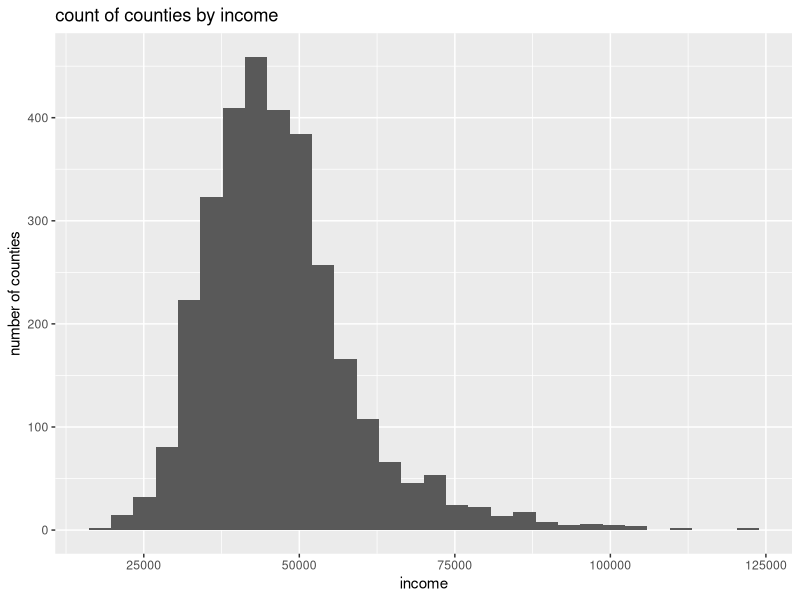
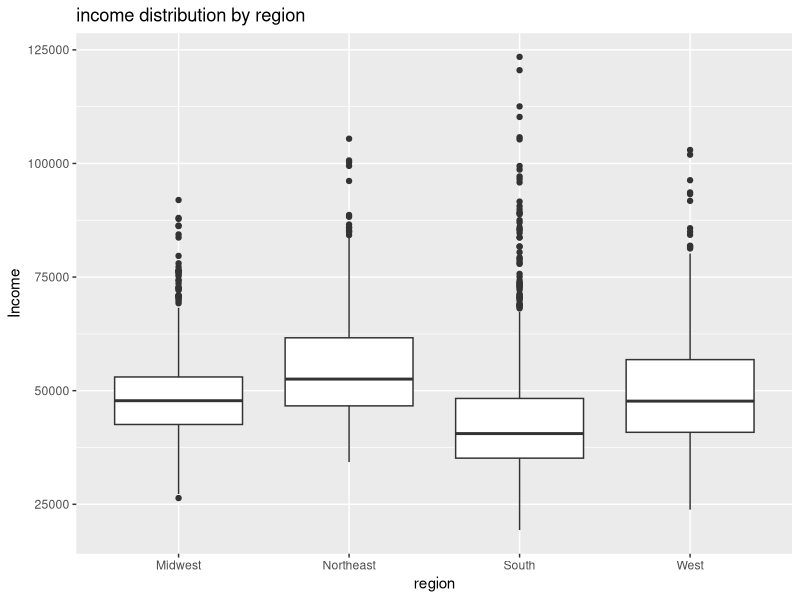
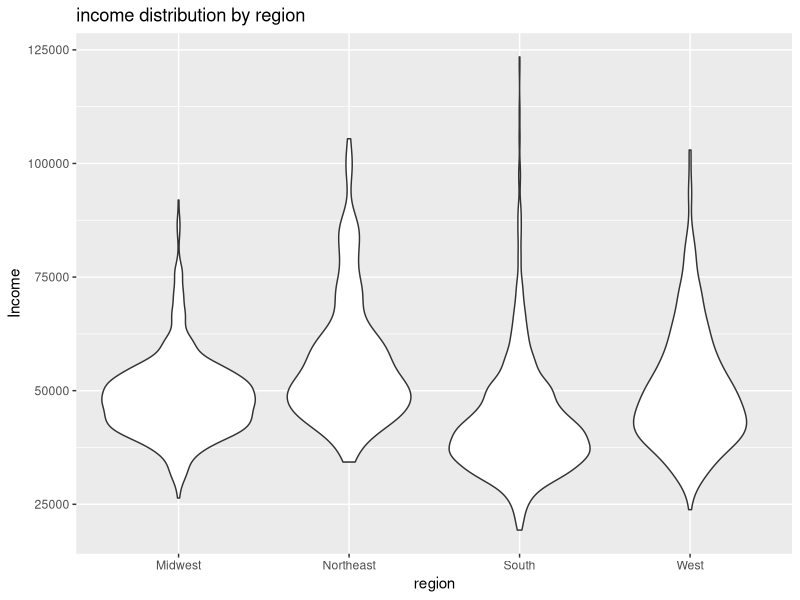
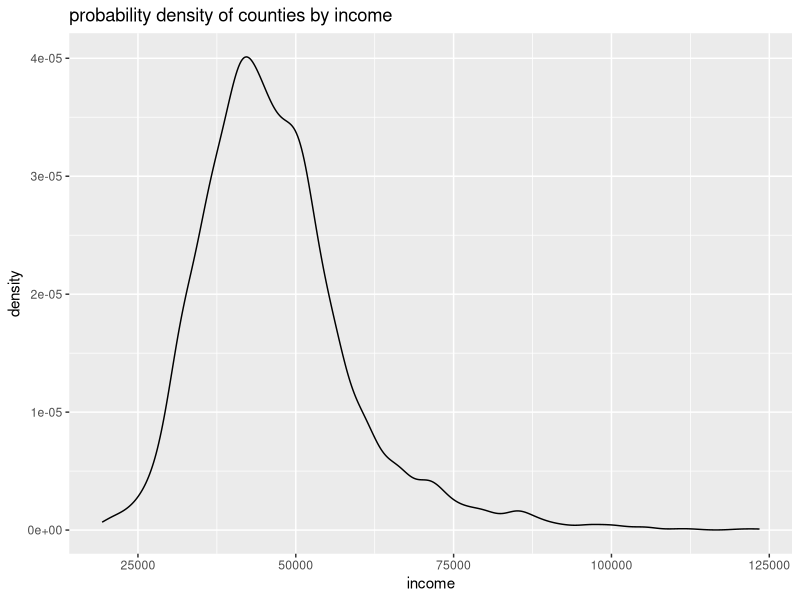
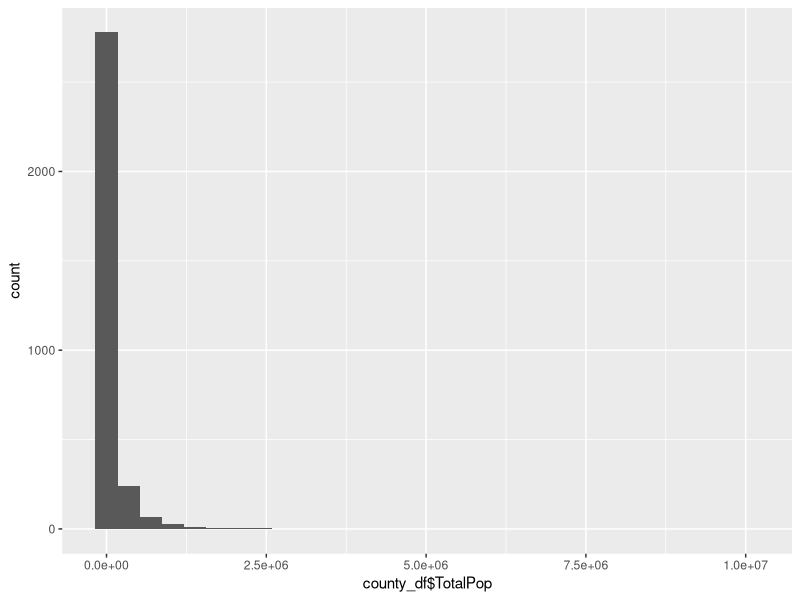
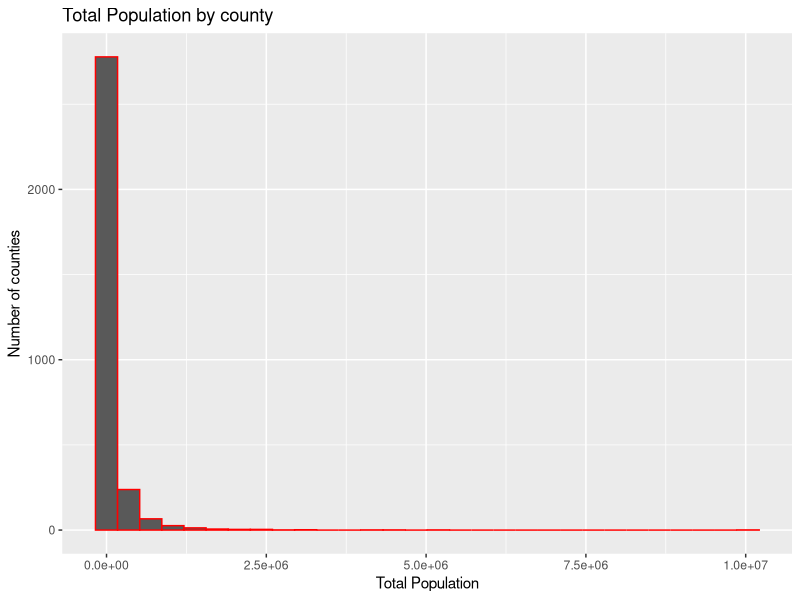
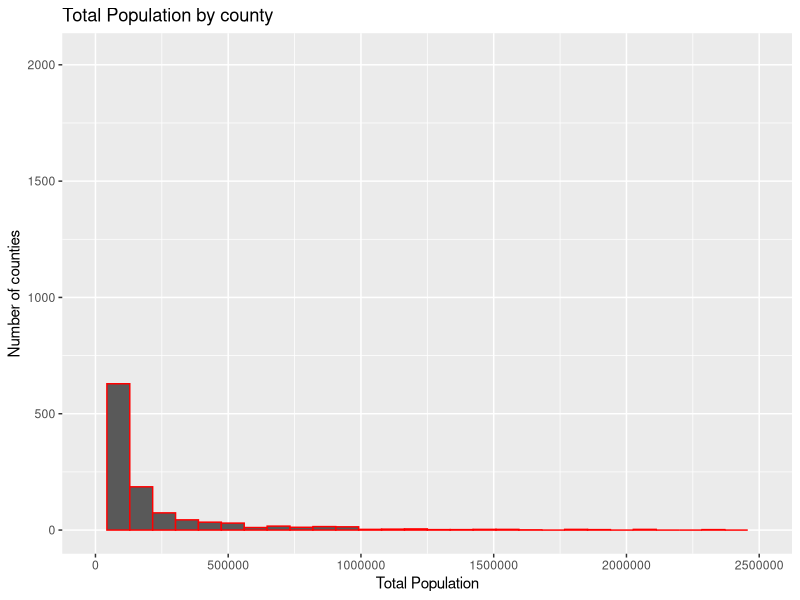
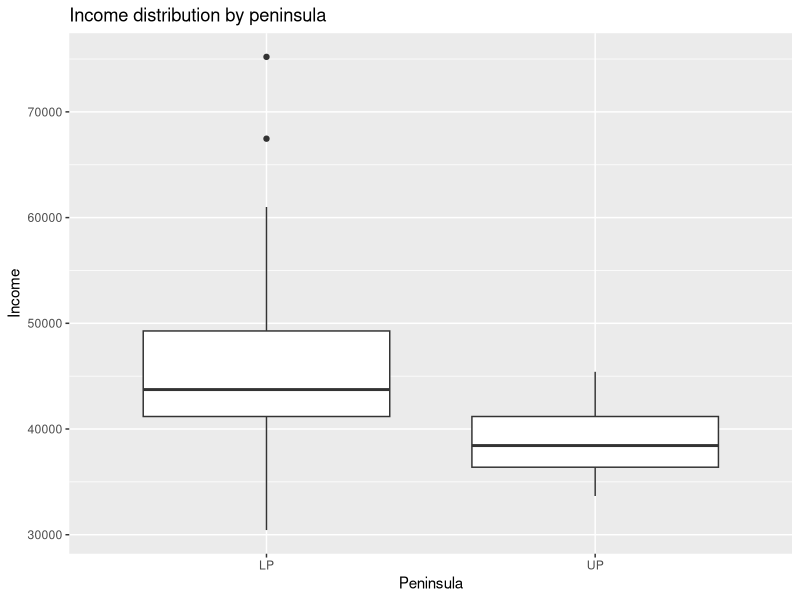

These charts were generated, in order, by the following R code:
## ---- chunk 1
knitr::opts_chunk$set(echo = TRUE)
## ---- chunk 2
library(dplyr)
library(ggplot2)
## ---- chunk 3
county_df <- read.csv("data/county.csv", header = TRUE)
county_MI <- read.csv("data/county_MI.csv", header = TRUE)
## ---- chunk 4
summary(county_df)
summary(county_MI)
#There seems to be no NA values. The data frames summarize mostly same demographic information, but county_df analyzes from entire country perspective, so max values are larger. Only 1 additional field categorizing by peninsula in MI dataframe.
## ---- chunk 5
library(ggplot2)
 ggplot(data = county_df, aes(county_df$Income) ) + geom_histogram() +labs(title = "count of counties by income", x = "income", y = "number of counties")
 
ggplot(data = county_df, aes(county_df$Region, county_df$Income) ) + geom_boxplot() + labs(title = "income distribution by region", x = "region", y = "Income")

ggplot(data =county_df, aes(county_df$Region, county_df$Income)) + geom_violin() + labs(title = "income distribution by region", x = "region", y = "Income")

ggplot(data=county_df, aes(county_df$Income)) + geom_density() + labs(title = "probability density of counties by income", x = "income", y = "density")
#According to the histogram, the majority of income earners across the US appear to fall within the range of $25,000-$50,000 a year, with the count falling precipitously thereafter. The by-region box plots do a better job of displaying the large income gap between counties in the upper income quartile outside of the box and those that fall within the box. The violin plots show how, regardless of region, the observations with the highest probability density fall between $25,000-$50,000 annuallt. The kernal density plot seems to further confirm this.

## ---- chunk 6
library(ggplot2)
 ggplot(data = county_df, aes(county_df$TotalPop) ) + geom_histogram()
## ---- chunk 7
library(ggplot2)
 ggplot(data = county_df, aes(county_df$TotalPop) ) + geom_histogram(color="red") + labs(title = "Total Population by county", x="Total Population", y = "Number of counties")
## ---- chunk 8
library(ggplot2)
ggplot(data = county_df, aes(county_df$TotalPop) ) + geom_histogram(color="red") + labs(title = "Total Population by county", x="Total Population", y = "Number of counties") + xlim(0, 2500000)
## ---- chunk 9
library(ggplot2)
ggplot(data = county_MI, aes(county_MI$peninsula, county_MI$Income)) + geom_boxplot() + labs(title ="Income distribution by peninsula", x = "Peninsula", y = "Income")
#The fact that the median line, and the box as a whole, is higher for the LP than the UP is a salient feature. In addition, there are two extreme outlier counties with the LP.
## ---- chunk 10
library(ggplot2)
ggplot(data = county_MI, aes(county_MI$peninsula, county_MI$White)) + geom_boxplot() + labs(title = "Distribution white individuals by peninsula", x = "Peninsula", y = "Percentage white")

#The distribution of white individuals is greater as a whole within the UP, though the peninsula's median lines are relatively close. In addition, there is one county within the LP with a near even population split of white individuals an minorities.

ggplot(data = county_MI, aes(county_MI$peninsula, county_MI$SelfEmployed)) + geom_boxplot() + labs(title = "Distribution of self employed individuals by peninsula", x = "Peninsula", y = "Percentage self-employed")
#The maximum percentage of self-employed individuals within either peninsula's counties is not very significant, both just under 8%. Regardless, there seems to be more self-employed people in the LP, which may simply be on account of the fact that it is more heavily populated, and thus, more variation in work life-style can arise.

ggplot(data = county_MI, aes(county_MI$peninsula, county_MI$Professional)) + geom_boxplot() + labs(title = "Distribution of workers in professional vocations by peninsula", x = "Peninsula", y = "Percentage employed in professional vocation")
# Both distributions appear to fall within the same range. The median line is higher for the LP distribution, however, and there are also more extreme outlier counties within the LP. Only one county out of all analyzed, located in the LP, has a population where the professionally employed stand at over 50%.
## ---- chunk 11
library(ggplot2)
ggplot(data = county_df, aes(county_df$ChildPoverty)) + geom_histogram() +facet_grid(~county_df$Region) +labs(title = "US counties by percentage of children living in poverty, according to region", x = "Child poverty %", y= "Number of counties")
#The south and midwest have higher child poverty rates than the northeast and the west by far
## ---- chunk 12
library(ggplot2)
ggplot(data = county_df, aes(county_df$Region)) + geom_bar() + labs(title = "Number of counties by region", x = "region", y = "number of counties")
## ---- chunk 13
library(ggplot2)
ggplot(data = county_MI, aes(county_MI$MeanCommute, county_MI$Income)) + geom_point()
## ---- chunk 14
library(ggplot2)
ggplot(data = county_MI, aes(county_MI$MeanCommute, county_MI$Income)) + geom_point() +facet_grid(~county_MI$peninsula) +labs(title = "mean commute time in relatio to income, by peninsula", x = "mean commute time", y = "Income")
#At a glance it appears that income increases as mean commute time increases, which may imply that higher salaries are offered to those with longer commutes to compensate for the travel expense.
## ---- chunk 15
library(ggplot2)
ggplot(data = county_MI, aes(county_MI$Poverty, county_MI$Income)) + geom_point() +facet_grid(~county_MI$peninsula) +labs(title = "Poverty levels in relation to income, by peninsula", x = "% population in poverty", y = "Income")
#Unsurprisingly, a negative relationship exists between poverty and income within both peninsulas.

ggplot(data = county_MI, aes(county_MI$Professional, county_MI$Income)) + geom_point() +facet_grid(~county_MI$peninsula) +labs(title = "Professionals within the population in relation to income, by peninsula", x = "% county population employed in professional vocation", y = "Income")
#A positive relation exists between % of the county population employed in a professional field and income, within both peninsulas.

ggplot(data = county_MI, aes(county_MI$White, county_MI$Income)) + geom_point() +facet_grid(~county_MI$peninsula) +labs(title = "% white county population relation to income, by peninsula", x = "% county population that is white", y = "Income")
#There does not seem to be much of a correlation between these two variables, regardless of peninsula, which implies that substantial variablity has not been captured. This suggests that there are other variables not taken into account that influence income more than % white population.
## ---- chunk 16
library(ggplot2)
ggplot(data = county_df, aes(county_df$Income, county_df$TotalPop)) + geom_point() + scale_x_continuous(trans = 'log2') + scale_y_continuous(trans = 'log2') + labs(title = "Total county population by income", x = "Income", y = "county population")
#I transformed the data using log in an effort to force a linear relationship between the two variables. It can be useful to transform data using log if one would like to make patterns within the data more interpretable, as well as to meet statistical assumptions. It is difficult to gague visually alone, but it appears as if a positive relationship exists between income and county population. 
